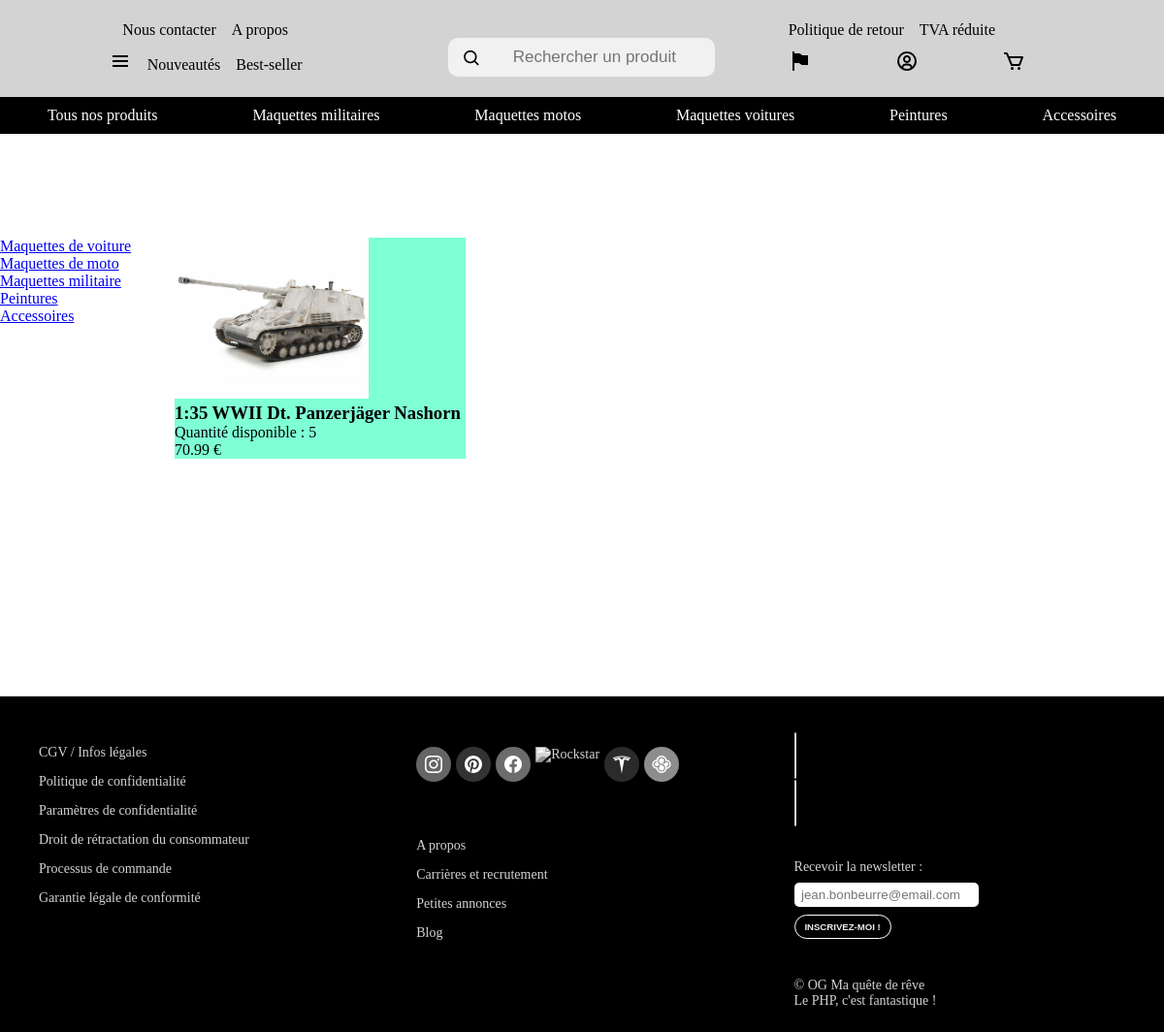
The page /pages/categorie-militaire.php?recherche=1:35 WWII Dt. Panzerjäger Nashorn on the database its author committed.
### tables this page shows
CREATE TABLE `produits` (
  `id_produit` int(11) NOT NULL,
  `nom_produit` varchar(255) NOT NULL,
  `echelle` varchar(10) DEFAULT NULL,
  `id_categorie` int(11) NOT NULL,
  `quantite` int(11) NOT NULL,
  `prix` decimal(8,2) NOT NULL,
  `id_marque` int(11) NOT NULL,
  `description` text NOT NULL,
  `age_recommande` varchar(4) NOT NULL,
  `reference_image` varchar(255) DEFAULT NULL
);

### pages/categorie-militaire.php (the view, shortened to what this page needs)
<?php
require_once(__DIR__ . '/../Connexion/connexionBDD.php');
$query_result = null;
if (isset($_GET["recherche"])) {
    $query = $_GET["recherche"];
    $sql = "SELECT *
    FROM produits as p
    WHERE p.nom_produit LIKE :query
    OR p.description LIKE :query";
    $stmt = $mysqlClient->prepare($sql);
    $stmt->bindParam(':query', $param_query, PDO::PARAM_STR);
    $stmt->execute();
    $query_result = $stmt->fetchAll(PDO::FETCH_ASSOC);
}
?>
<!DOCTYPE html>
<html lang="fr">
<head>
    <?php require_once(__DIR__ . '/importCSS.php'); ?>
</head>
<body>
    <div class="container-page-grid">
        <header class="header-recherche">
            <?php require_once(__DIR__ . '/header.php'); ?>
        </header>
        <div class="sidebar">
            <ol>
                <li><a href="#">Maquettes de voiture</a></li>
                <li><a href="#">Maquettes de moto</a></li>
                <li><a href="#">Maquettes militaire</a></li>
                <li><a href="#">Peintures</a></li>
                <li><a href="#">Accessoires</a></li>
            </ol>
        </div>
        <div class="main-body">
            <div class="product-detail-container">
                <?php if (is_null($query_result) || count($query_result) == 0): ?>
                    <div class="no-result">Pas de résultat pour votre recherche :
                        <?= $query ?>
                    </div>
                <?php else: ?>
                    <?php foreach ($query_result as $value): ?>
                        <div class="product">
                            <a style="text-decoration:none ; color:black" class="product_main_container_link" href="produit.php?id_produit=<?= $value['id_produit'] ?>"
                                title="<?= $value['nom_produit'] ?>">
                                <img class="product__image-box" loading="lazy"
                                    src="../Ressources/assets_produits/<?= $value['reference_image'] ?>"
                                    title="<?= $value['nom_produit'] ?>" alt="<?= $value['nom_produit'] ?>">
                                <div class="product__content">
                                    <h3 class="product__title">
                                        <?= $value['nom_produit'] ?>
                                    </h3>
                                    <p class="product__sku">Quantité disponible :
                                        <?= $value['quantite'] ?>
                                    </p>
                                    <p class="product__price">
                                        <?= $value['prix'] . " €" ?>
                                    </p>
                                </div>
                            </a>
                        </div>
                    <?php endforeach ?>
                <?php endif ?>
            </div>
        </div>
    </div>
    <footer>
        <?php require_once(__DIR__ . '/footer.php'); ?>
    </footer>
</body>
</html>

### css/entete_v2-css.css (style rules this page uses)
* { margin: 0; padding: 0; box-sizing: border-box; }
html body { font-family: Mooli; }

### css/footer-css_v2.css (style rules this page uses)
* { margin: 0; padding: 0; box-sizing: border-box; }
html body { font-family: Mooli; }

### css/resultat-recherche.css (style rules this page uses)
.container-page-grid { display: grid; grid-template-columns: 1fr 1fr 1fr; grid-template-rows: 1fr 1fr 1fr; gap: 1em; }
.header-recherche { grid-column: 1 /span 3; grid-row: 1; height: 125px; background-color: brown; }
.product-detail-container { display: flex; width: 70vw; flex-wrap: wrap; }
.product { display: flex; flex-direction: column; background-color: aquamarine; width: 300px; }
.product__image-box { max-width: 200px; max-height: 200px; }
.product_main_container_link { text-decoration: none; color: black; }

### rows shown on the page
produits: reference_image (picture), nom_produit "1:35 WWII Dt. Panzerjäger Nashorn", quantite "5", prix "70.99"
